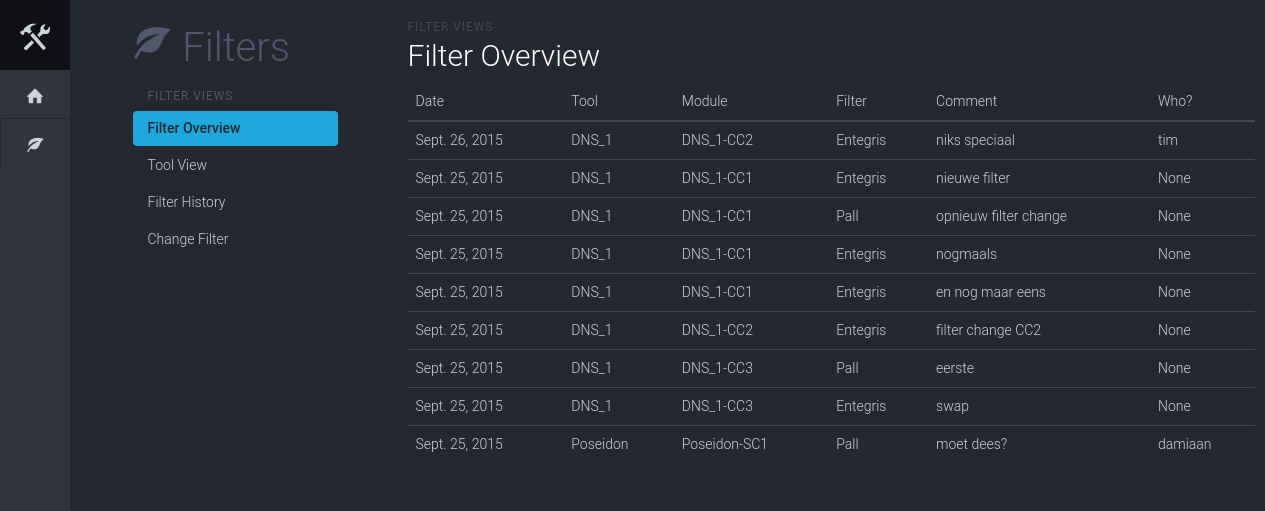
Page /filters/history/ on the committed database.
### filter_app/models.py (models this page shows)
class FilterSwap(models.Model):
	module = models.ForeignKey(Module, related_name='swaps')
	swapped_filter = models.ForeignKey(Filter, related_name='swaps')
	comment = models.TextField()
	date = models.DateField('Date', default=datetime.date.today)
	who = models.CharField(max_length=32, null=True)
	class Meta:
		app_label = 'filter_app'
		verbose_name = 'filter swap'
		verbose_name_plural = 'filter swaps'
		ordering = ['-date']
	def __unicode__(self):
		return str(self.module) + ': filter changed on ' + str(self.date)
	def __str__(self):
		return str(self.module) + ': filter changed on ' + str(self.date)
	def save(self, *args, **kwargs):
		active_filter = self.module.current_filter
		if active_filter and self.swapped_filter != active_filter:
			self.module.previous_filter = active_filter
			print 'filter swapped!'
			print self.module.previous_filter
		super(FilterSwap, self).save(*args, **kwargs)

class Module(models.Model):
	name = models.CharField(max_length=32)
	main_tool = models.ForeignKey(Tool)
	current_filter = models.ForeignKey(Filter, related_name='modules')
	previous_filter = models.ForeignKey(Filter, related_name='+', null=True) # No backwards relation!
	chemistry = models.ManyToManyField(Chemistry, related_name='modules')
	class Meta:
		app_label = 'filter_app'
		verbose_name = 'module'
		verbose_name_plural = 'modules'
	def __unicode__(self):
		return self.main_tool.name + '-' +self.name
	def __str__(self):
		return self.main_tool.name + '-' +self.name

class Tool(models.Model):
	CR_CHOICES = (
	    ('FAB1', 'FAB1'),
	    ('FAB2', 'FAB2'),
	)
	name = models.CharField(max_length=8, unique=True)
	cleanroom = models.CharField(max_length=16, choices=CR_CHOICES, default='FAB1', null=True)
	class Meta:
		app_label = 'filter_app'
		verbose_name = 'tool'
		verbose_name_plural = 'tools'
		ordering = ['cleanroom', 'name', ]
	def __unicode__(self):
		return self.name
	def __str__(self):
		return self.name

class Filter(models.Model):
	product_code = models.CharField(max_length=255, unique=True)
	manufacturer = models.CharField(max_length=255)
	pore_size = models.CharField(max_length=32)
	class Meta:
		app_label = 'filter_app'
		verbose_name = 'filter'
		verbose_name_plural = 'filters'
	def __unicode__(self):
		return self.product_code
	def __str__(self):
		return self.product_code

### filter_app/views.py (the view)
# urls.py: url(r'history/$', views.HistoryView.as_view(), name='history'),
class HistoryView(ListView):
	model = models.FilterSwap
	context_object_name = 'swap_list'
	template_name = 'overview2.html'
	def get_queryset(self):
		return self.model.objects.all().prefetch_related()

### filter_app/templates/overview2.html (shortened to what this page needs)
{% extends 'layout.html' %}
{% load staticfiles %}
{% block extra_css %}
	<link rel="stylesheet" href="{% static 'css/style.css' %}">
{% endblock extra_css %}
{% block navbar %}
	<nav class="iconav">
		<a class="iconav-brand" href="#">
			<span class="iconav-brand-icon icon icon-tools"></span>
		</a>
		<div class="iconav-slider">
			<ul class="nav nav-pills iconav-nav">
				<li>
					<a href="#" title="Overview" data-toggle="tooltip" data-placement="right" data-container=".iconav">
						<span class="icon icon-home"></span>
					</a>
				</li>
				<li>
					<a href="#" title="Overview" data-toggle="tooltip" data-placement="right" data-container=".iconav">
						<span class="icon icon-leaf"></span>
					</a>
				</li>
			</ul>
		</div>
	</nav>
{% endblock navbar %}
{% block content %}
	<div class="container">
		<div class="row">
			<div class="col-sm-9 col-xs-12 content">
				<div class="dashhead">
					<div class="dashhead-titles">
						<h6 class="dashhead-subtitle">Filter Views</h6>
						<h2 class="dashhead-title">Filter Overview</h2>
					</div>
				</div>
				<div class="table-full">
					<div class="table-responsive">
						<table class="table" data-sort="table">
							<thead>
								<tr>
									<th class="header">Date</th>
									<th class="header">Tool</th>
									<th class="header">Module</th>
									<th class="header">Filter</th>
									<th class="header">Comment</th>
									<th class="header">Who?</th>
								</tr>
							</thead>
							<tbody>
								{% for swap in swap_list %}
								<tr>
									<td>
										{{ swap.date }}
									</td>
									<td>
										{{ swap.module.main_tool }}
									</td>
									<td>
										{{ swap.module }}
									</td>
									<td>
										{{ swap.swapped_filter }}
									</td>
									<td>
										{{ swap.comment }}
									</td>
									<td>
										{{ swap.who }}
									</td>
								</tr>
								{% endfor %}
							</tbody>
						</table>
					</div>
				</div>
			</div>
		</div>
	</div>
{% endblock content %}

### filter_app/static/css/style.css (style rules this page uses)
table { font-size: 14px; font-weight: 300; }

### rows in the picture
FilterSwap: date "Sept. 26, 2015", module.main_tool "DNS_1", module "DNS_1-CC2", swapped_filter "Entegris", comment "niks speciaal", who "tim"
FilterSwap: date "Sept. 25, 2015", module.main_tool "DNS_1", module "DNS_1-CC1", swapped_filter "Entegris", comment "nieuwe filter", who "None"
FilterSwap: date "Sept. 25, 2015", module.main_tool "DNS_1", module "DNS_1-CC1", swapped_filter "Pall", comment "opnieuw filter change", who "None"
FilterSwap: date "Sept. 25, 2015", module.main_tool "DNS_1", module "DNS_1-CC1", swapped_filter "Entegris", comment "nogmaals", who "None"
FilterSwap: date "Sept. 25, 2015", module.main_tool "DNS_1", module "DNS_1-CC1", swapped_filter "Entegris", comment "en nog maar eens", who "None"
FilterSwap: date "Sept. 25, 2015", module.main_tool "DNS_1", module "DNS_1-CC2", swapped_filter "Entegris", comment "filter change CC2", who "None"
FilterSwap: date "Sept. 25, 2015", module.main_tool "DNS_1", module "DNS_1-CC3", swapped_filter "Pall", comment "eerste", who "None"
FilterSwap: date "Sept. 25, 2015", module.main_tool "DNS_1", module "DNS_1-CC3", swapped_filter "Entegris", comment "swap", who "None"
FilterSwap: date "Sept. 25, 2015", module.main_tool "Poseidon", module "Poseidon-SC1", swapped_filter "Pall", comment "moet dees?", who "damiaan"
